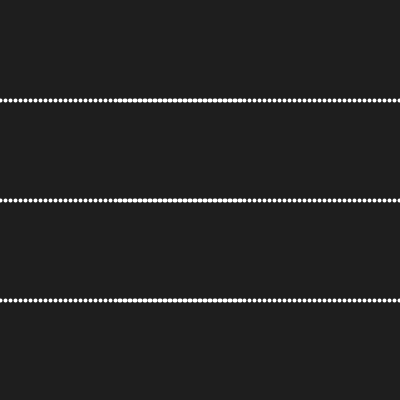
Frame 1 (no input)
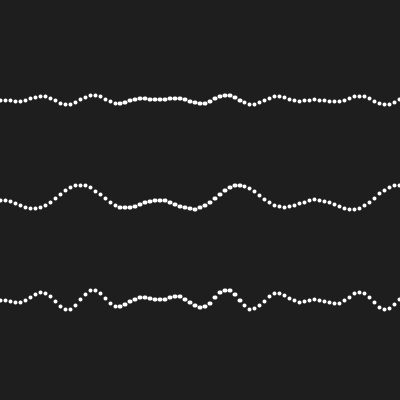
Frame 60 (the mouse pressed at the canvas centre just before this capture)
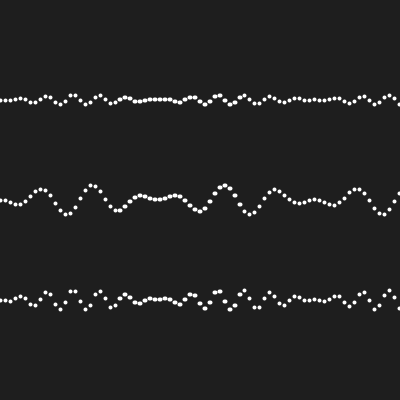
Frame 120 (the mouse held since frame 60 and released just before this capture)

The Processing sketch that drew these frames (run headless with seeded random() and noise(); from frame 60 on, the mouse is pressed at the canvas centre):

// Processing sketch: sketch_sine_6
// ── sketch_sine_6.pde
float time = 0;

void setup(){
  size(400, 400);
  background(0);
  //noStroke();
  stroke(255);
  strokeWeight(4);
  fill(255);
}

void draw(){
  background(30);
  
  translate(0, 100);
  for(float i = 0; i < width; i += 0.1){
    point(i * 50, sin(i) * sin(time * i) * 5);
  }
  
  translate(0, 100);
  for(float i = 0; i < width; i += 0.1){
    point(i * 50, sin(i) * sin(time/2 * i) * 15);
  }
  
  translate(0, 100);
  for(float i = 0; i < width; i += 0.1){
    point(i * 50, sin(i) * sin(time * i) * 10);
  }

  time += 0.1;
}
